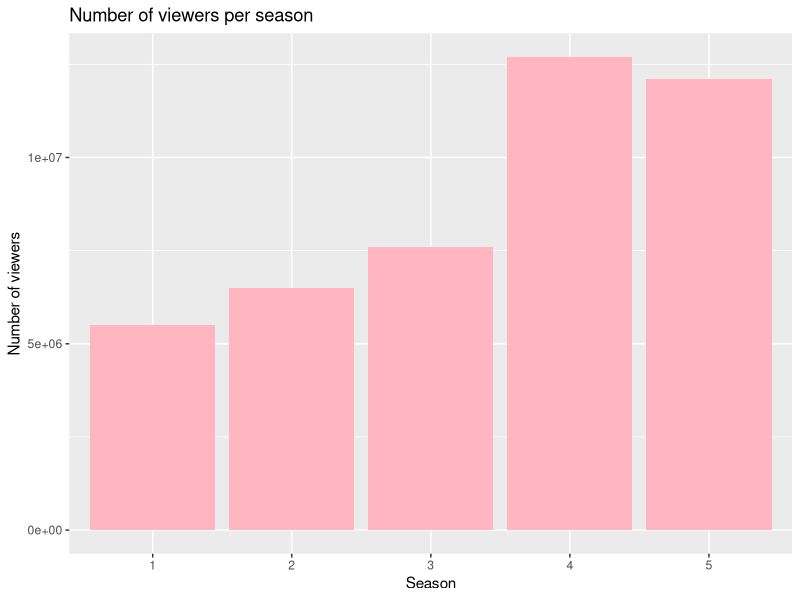

R code for this plot:
## ---- chunk 1
#| echo: false
seasons <- c('1','2','3','4','5')
episodes <- c(9, 10, 10, 10, 14)
release_date <- c('20.06.2018', '19.06.2019', '21.06.2020', '07.11.2021', '07.13.2022')
no_viewers <- c(5500000, 6500000, 7600000, 12700000, 12100000)
df <- data.frame(seasons, episodes, release_date, no_viewers)
knitr::kable(df, "html", caption = "Yellowstone - episodes")
## ---- chunk 2
#| echo: false

library(ggplot2)
ggplot(df, aes(x = seasons, y = no_viewers)) +
  geom_col(fill = 'lightpink') + 
  labs(title = "Number of viewers per season",
       x = "Season",
       y = "Number of viewers")
